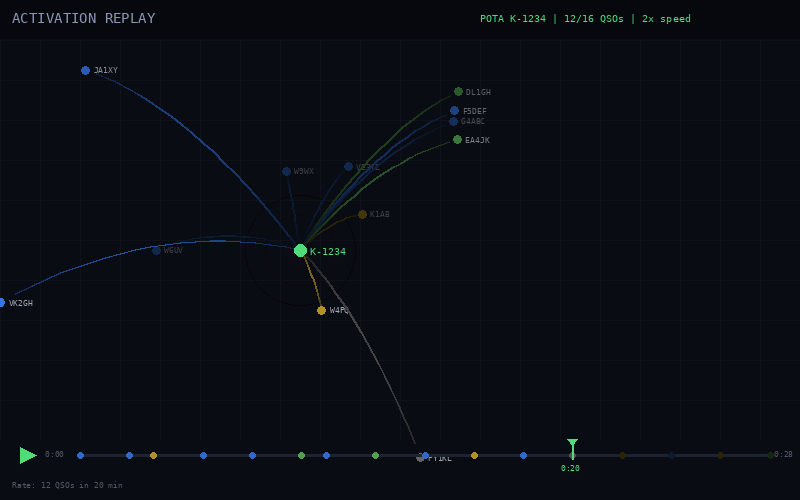

This chart was generated by the following Python code:
"""Session Replay — Static frame of an animated POTA activation replay."""
import math
import random
from PIL import Image, ImageDraw, ImageFont

random.seed(42)
W, H = 800, 500
BG = (10, 12, 20)
LABEL_COLOR = (140, 150, 180)

BAND_COLORS = {
    "20m": (60, 130, 255), "40m": (220, 180, 50), "15m": (100, 200, 100),
}

HOME = (300, 250)  # Center of simple map

# Simulated activation timeline (minute, callsign, bearing, distance, band, rst)
TIMELINE = [
    (0, "W6UV", 270, 180, "20m", 599),
    (2, "VE3YZ", 30, 120, "20m", 579),
    (3, "K1AB", 60, 90, "40m", 599),
    (5, "W9WX", 350, 100, "20m", 589),
    (7, "G4ABC", 50, 250, "20m", 559),
    (9, "DL1GH", 45, 280, "15m", 579),
    (10, "F5DEF", 48, 260, "20m", 569),
    (12, "EA4JK", 55, 240, "15m", 589),
    (14, "JA1XY", 310, 350, "20m", 539),
    (16, "W4PQ", 160, 80, "40m", 599),
    (18, "VK2GH", 260, 380, "20m", 519),
    (20, "PY1KL", 150, 300, "10m", 559),
    (22, "N5CD", 220, 70, "40m", 599),
    (24, "SM0LM", 40, 270, "20m", 579),
    (26, "W7EF", 280, 150, "40m", 589),
    (28, "OH2NO", 38, 290, "15m", 569),
]

# Current "frame" is at minute 20 — contacts up to that point are visible
CURRENT_MINUTE = 20

img = Image.new("RGB", (W, H), BG)
draw = ImageDraw.Draw(img)

try:
    font = ImageFont.truetype("/usr/share/fonts/truetype/dejavu/DejaVuSansMono.ttf", 14)
    font_sm = ImageFont.truetype("/usr/share/fonts/truetype/dejavu/DejaVuSansMono.ttf", 10)
    font_xs = ImageFont.truetype("/usr/share/fonts/truetype/dejavu/DejaVuSansMono.ttf", 8)
except OSError:
    font = font_sm = font_xs = ImageFont.load_default()

# Background: subtle grid
for gx in range(0, W, 40):
    draw.line([(gx, 40), (gx, H - 60)], fill=(16, 18, 26), width=1)
for gy in range(40, H - 60, 40):
    draw.line([(0, gy), (W, gy)], fill=(16, 18, 26), width=1)

# Draw contacts
visible_contacts = [(m, c, b, d, band, rst) for m, c, b, d, band, rst in TIMELINE if m <= CURRENT_MINUTE]
future_contacts = [(m, c, b, d, band, rst) for m, c, b, d, band, rst in TIMELINE if m > CURRENT_MINUTE]


def bearing_to_xy(bearing, distance):
    rad = math.radians(bearing - 90)
    scale = 0.8
    x = HOME[0] + distance * scale * math.cos(rad)
    y = HOME[1] + distance * scale * math.sin(rad)
    return x, y


# Draw pulse rings for the most recent contact (expanding circles)
if visible_contacts:
    last = visible_contacts[-1]
    last_x, last_y = bearing_to_xy(last[2], last[3])
    for ring in range(3):
        r = 15 + ring * 20
        alpha = 0.15 - ring * 0.04
        color = BAND_COLORS.get(last[4], (100, 100, 100))
        c = (int(color[0] * alpha), int(color[1] * alpha), int(color[2] * alpha))
        draw.ellipse([HOME[0] - r, HOME[1] - r, HOME[0] + r, HOME[1] + r], outline=c, width=1)

# Draw arcs and dots for visible contacts
for idx, (minute, call, bearing, distance, band, rst) in enumerate(visible_contacts):
    dest = bearing_to_xy(bearing, distance)
    color = BAND_COLORS.get(band, (100, 100, 100))

    # Age-based fade (more recent = brighter)
    age = CURRENT_MINUTE - minute
    recency = max(0.3, 1.0 - age * 0.05)

    # Arc
    mid_x = (HOME[0] + dest[0]) / 2
    mid_y = (HOME[1] + dest[1]) / 2 - distance * 0.15
    steps = 20
    for si in range(steps - 1):
        t1 = si / steps
        t2 = (si + 1) / steps
        x1 = (1 - t1) ** 2 * HOME[0] + 2 * (1 - t1) * t1 * mid_x + t1**2 * dest[0]
        y1 = (1 - t1) ** 2 * HOME[1] + 2 * (1 - t1) * t1 * mid_y + t1**2 * dest[1]
        x2 = (1 - t2) ** 2 * HOME[0] + 2 * (1 - t2) * t2 * mid_x + t2**2 * dest[0]
        y2 = (1 - t2) ** 2 * HOME[1] + 2 * (1 - t2) * t2 * mid_y + t2**2 * dest[1]
        alpha = recency * (0.3 + 0.4 * math.sin(t1 * math.pi))
        c = (int(color[0] * alpha), int(color[1] * alpha), int(color[2] * alpha))
        draw.line([(x1, y1), (x2, y2)], fill=c, width=2)

    # Destination dot
    r = 4
    c = (int(color[0] * recency), int(color[1] * recency), int(color[2] * recency))
    draw.ellipse([dest[0] - r, dest[1] - r, dest[0] + r, dest[1] + r], fill=c)

    # Callsign label
    label_alpha = min(recency, 0.8)
    lc = (int(200 * label_alpha), int(210 * label_alpha), int(220 * label_alpha))
    draw.text((dest[0] + 8, dest[1] - 5), call, fill=lc, font=font_xs)

# Home station
draw.ellipse([HOME[0] - 6, HOME[1] - 6, HOME[0] + 6, HOME[1] + 6], fill=(80, 220, 120))
draw.text((HOME[0] + 10, HOME[1] - 5), "K-1234", fill=(80, 220, 120), font=font_sm)

# Timeline bar at bottom
bar_y = H - 45
bar_x1, bar_x2 = 80, W - 30
draw.line([(bar_x1, bar_y), (bar_x2, bar_y)], fill=(30, 35, 50), width=3)

# Mark contacts on timeline
total_time = max(m for m, *_ in TIMELINE)
for minute, call, bearing, distance, band, rst in TIMELINE:
    tx = bar_x1 + (minute / total_time) * (bar_x2 - bar_x1)
    color = BAND_COLORS.get(band, (100, 100, 100))
    is_past = minute <= CURRENT_MINUTE
    alpha = 0.8 if is_past else 0.2
    c = (int(color[0] * alpha), int(color[1] * alpha), int(color[2] * alpha))
    draw.ellipse([tx - 3, bar_y - 3, tx + 3, bar_y + 3], fill=c)

# Playhead
playhead_x = bar_x1 + (CURRENT_MINUTE / total_time) * (bar_x2 - bar_x1)
draw.polygon([(playhead_x, bar_y - 10), (playhead_x - 5, bar_y - 16), (playhead_x + 5, bar_y - 16)], fill=(80, 220, 120))
draw.line([(playhead_x, bar_y - 10), (playhead_x, bar_y + 4)], fill=(80, 220, 120), width=2)

# Time labels
draw.text((bar_x1 - 35, bar_y - 6), "0:00", fill=(80, 85, 100), font=font_xs)
draw.text((bar_x2 + 4, bar_y - 6), f"0:{total_time:02d}", fill=(80, 85, 100), font=font_xs)
draw.text((playhead_x - 12, bar_y + 8), f"0:{CURRENT_MINUTE:02d}", fill=(80, 220, 120), font=font_xs)

# Play button
draw.polygon([(20, bar_y - 8), (20, bar_y + 8), (36, bar_y)], fill=(80, 220, 120))

# Header
draw.rectangle([(0, 0), (W, 38)], fill=(6, 8, 14))
draw.text((12, 10), "ACTIVATION REPLAY", fill=LABEL_COLOR, font=font)
draw.text((W - 320, 12), f"POTA K-1234 | {len(visible_contacts)}/{len(TIMELINE)} QSOs | 2x speed", fill=(80, 220, 120), font=font_sm)

# Rate indicator
draw.text((12, H - 20), f"Rate: {len(visible_contacts)} QSOs in {CURRENT_MINUTE} min", fill=(80, 85, 100), font=font_xs)

img.save("/home/user/carrier_wave/mockups/session_replay.png")
print("Saved session_replay.png")
